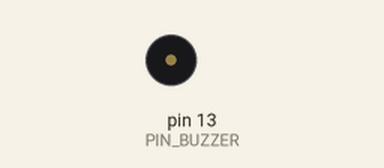
Recording of a sketch running on a simulated Arduino Uno, built with avr-gcc and run on an emulated ATmega328P. On the bench: buzzer (waves = sounding).

Above: at 0.05 s.
Timing chart, 0 to 3.0 s (numbered marks = the images above):
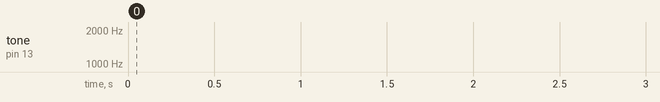

The sketch:

buzzer.ino
```cpp
#define PIN_BUZZER 13
void setup() {
   pinMode(PIN_BUZZER, OUTPUT); // объявляем пин 10 как выход
}

void loop() {
   // увеличиваем частоту звука
   for (int x = 750; x < 1500 ; x++){
     tone (PIN_BUZZER, x);
     delay(1);
     }
   // уменьшаем частоту звука
   for (int x = 1500; x > 750 ; x--){
     tone (PIN_BUZZER, x);
     delay(1);
     }
    noTone(PIN_BUZZER);
    //while(1) {}
}
```
